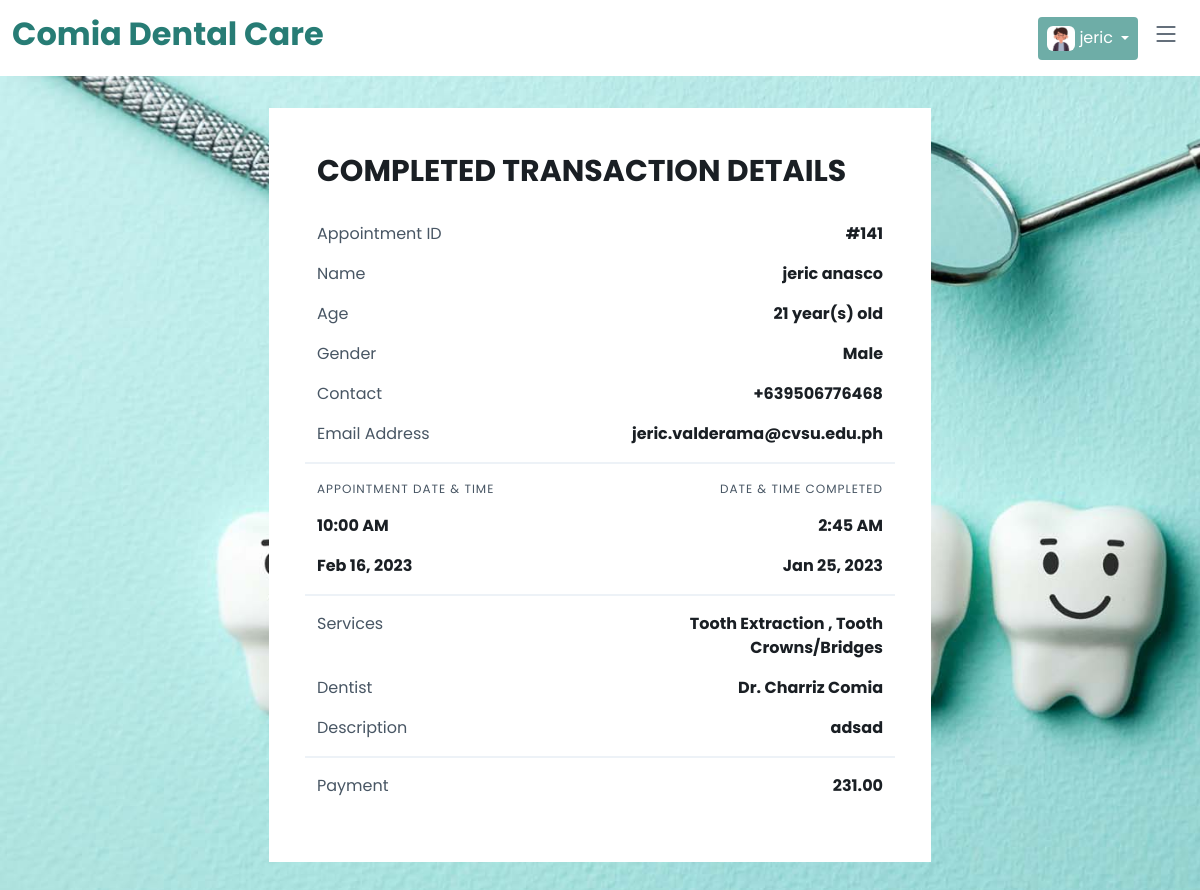
The app's page /my-appointment.php?appointment_id=141 (signed in) with its own data.
### tables this page shows
CREATE TABLE `tbl_user` (
  `user_id` int(11) NOT NULL,
  `firstname` varchar(255) DEFAULT NULL,
  `lastname` varchar(255) DEFAULT NULL,
  `contact` varchar(255) DEFAULT NULL,
  `email` varchar(255) DEFAULT NULL,
  `password` varchar(255) DEFAULT NULL,
  `verified` varchar(255) DEFAULT NULL,
  `vkey` varchar(255) DEFAULT NULL,
  `profile_image` varchar(255) DEFAULT NULL,
  `birthdate` date NOT NULL
);

CREATE TABLE `tbl_appointment` (
  `appointment_id` int(11) NOT NULL,
  `user_id` int(11) NOT NULL,
  `firstname` varchar(255) NOT NULL,
  `lastname` varchar(255) NOT NULL,
  `gender` varchar(255) NOT NULL,
  `age` int(11) NOT NULL,
  `contact` varchar(255) NOT NULL,
  `appointment_date` date NOT NULL,
  `appointment_time` time NOT NULL,
  `service` varchar(255) NOT NULL,
  `dentist` varchar(255) NOT NULL,
  `status` varchar(255) NOT NULL,
  `description` varchar(255) NOT NULL,
  `payment` decimal(10,2) NOT NULL,
  `date_completed` date NOT NULL,
  `time_completed` time NOT NULL,
  `reason` varchar(255) NOT NULL,
  `reason2` varchar(55) NOT NULL,
  `request` text NOT NULL,
  `diagram` text NOT NULL
);

### my-appointment.php (the view, shortened to what this page needs)
<?php
include './database/config.php';
include './components/header.php';
if(!isset($_GET['appointment_id'])) {
    ?>
<script>
location.href = 'appointment-list.php';
</script>
<?php
} else {
    $appointment_id = $_GET['appointment_id'];
        ?>
<?php
}
 ?>
<section class="mt-5 mx-4">
    <?php
    $user_id = $_SESSION['user_id'];
    $get_email = mysqli_query($conn, "SELECT * FROM tbl_user WHERE user_id = $user_id");
    $fetch = mysqli_fetch_array($get_email);
    $get_appointment = mysqli_query($conn, "SELECT * FROM tbl_appointment WHERE appointment_id = $appointment_id AND user_id = $user_id");
    foreach($get_appointment as $row) {
    ?>
    <div class="row d-flex justify-content-center">
        <div class="col-sm-10 col-md-7">
            <div class="bg-white p-5 border-0">
                <h1 class="sm-text-lg all-font-roboto"
                    style="font-weight: 700; line-height: 100%; margin: 0; margin-bottom: 4px; font-size: 30px;">
                    <?php
                    if($row['status'] == 'COMPLETED') {
                        ?>
                        COMPLETED TRANSACTION DETAILS
                        <?php
                    } else {
                        ?>
                        APPOINTMENT DETAILS
                        <?php
                    }
                    ?>
                </h1>
                <div style="line-height: 32px;">&zwnj;</div>
                <div class="row">
                    <div class="col-md-6">
                        <p class="text-secondary">Appointment ID</p>
                    </div>
                    <div class="col-md-6 text-md-end">
                        <p class="fw-bold">#<?= $row['appointment_id'] ?></p>
                    </div>
                </div>
                <div class="row">
                    <div class="col-md-6">
                        <p class="text-secondary">Name</p>
                    </div>
                    <div class="col-md-6 text-md-end">
                        <p class="fw-bold"><?= $row['firstname'] . ' ' . $row['lastname'] ?></p>
                    </div>
                </div>
                <div class="row">
                    <div class="col-md-6">
                        <p class="text-secondary">Age</p>
                    </div>
                    <div class="col-md-6 text-md-end">
                        <p class="fw-bold"><?= $row['age'] . ' year(s) old' ?></p>
                    </div>
                </div>
                <div class="row">
                    <div class="col-md-6">
                        <p class="text-secondary">Gender</p>
                    </div>
                    <div class="col-md-6 text-md-end">
                        <p class="fw-bold"><?= $row['gender'] ?></p>
                    </div>
                </div>
                <div class="row">
                    <div class="col-md-6">
                        <p class="text-secondary">Contact</p>
                    </div>
                    <div class="col-md-6 text-md-end">
                        <p class="fw-bold"><?= '+63'.$row['contact'] ?></p>
                    </div>
                </div>
                <div class="row">
                    <div class="col-md-6">
                        <p class="text-secondary">Email Address</p>
                    </div>
                    <div class="col-md-6 text-md-end">
                        <p class="fw-bold"><?= $fetch['email'] ?></p>
                    </div>
                </div>
                <div class="row mb-3">
                    <div style="background-color: #edf2f7; height: 2px; line-height: 2px;">&zwnj;</div>
                </div>
                <div class="row">
                    <div class="col-md-6">
                        <p style="font-size: 12px; text-transform: uppercase; letter-spacing: 1px;" class="text-secondary">Appointment Date & Time</p>
                        <p class="fw-bold"><?php if($row['appointment_time'] != '00:00:00') { echo date('g:i A', strtotime($row['appointment_time'])); } else { echo 'N/A'; } ?></p>
                        <p class="fw-bold"><?= date('M d, Y', strtotime($row['appointment_date'])) ?></p>
                    </div>
                    <?php
                    if($row['status'] == 'COMPLETED') {
                    ?>
                    <div class="col-md-6 text-md-end">
                        <p style="font-size: 12px; text-transform: uppercase; letter-spacing: 1px;" class="text-secondary">Date & Time Completed</p>
                        <p class="fw-bold"><?php if($row['time_completed'] != '00:00:00') { echo date('g:i A', strtotime($row['time_completed'])); } else { echo 'N/A'; } ?></p>
                        <p class="fw-bold"><?= date('M d, Y', strtotime($row['date_completed'])) ?></p>
                    </div>
                    <?php
                    }
                    ?>
                </div>
                <div class="row mb-3">
                    <div style="background-color: #edf2f7; height: 2px; line-height: 2px;">&zwnj;</div>
                </div>
                <div class="row">
                    <div class="col-md-6">
                        <p class="text-secondary">Services</p>
                    </div>
                    <div class="col-md-6 text-md-end">
                        <p class="fw-bold"><?= $row['service'] ?></p>
                    </div>
                </div>
                <?php
                if($row['status'] == 'COMPLETED') {
                ?>
                <div class="row">
                    <div class="col-md-6">
                        <p class="text-secondary">Dentist</p>
                    </div>
                    <div class="col-md-6 text-md-end">
                        <p class="fw-bold"><?= $row['dentist'] ?></p>
                    </div>
                </div>
                <div class="row">
                    <div class="col-md-6">
                        <p class="text-secondary">Description</p>
                    </div>
                    <div class="col-md-6 text-md-end">
                        <p class="fw-bold"><?= $row['description'] ?></p>
                    </div>
                </div>
                <div class="row mb-3">
                    <div style="background-color: #edf2f7; height: 2px; line-height: 2px;">&zwnj;</div>
                </div>
                <div class="row">
                    <div class="col-md-6">
                        <p class="text-secondary">Payment</p>
                    </div>
                    <div class="col-md-6 text-md-end">
                        <p class="fw-bold"><?= $row['payment'] ?></p>
                    </div>
                </div>
                <?php
                }
                ?>
            </div>
        </div>
    </div>
    <?php
    }
    ?>
</section>
<?php include './components/bottom.php'; ?>

### components/header.php (shortened to what this page needs)
<!DOCTYPE html>
<html lang="en">
<head>
    <link href="assets/vendor/bootstrap/css/bootstrap.min.css" rel="stylesheet">
    <link href="assets/vendor/bootstrap-icons/bootstrap-icons.css" rel="stylesheet">
    <link href="assets/vendor/aos/aos.css" rel="stylesheet">
    <link href="assets/vendor/glightbox/css/glightbox.min.css" rel="stylesheet">
    <link href="assets/vendor/swiper/swiper-bundle.min.css" rel="stylesheet">
    <link href="assets/css/variables.css" rel="stylesheet">
    <link rel="stylesheet" href="https://cdnjs.cloudflare.com/ajax/libs/font-awesome/6.1.1/css/all.min.css">
    <link rel="stylesheet" href="https://cdn.jsdelivr.net/npm/swiper@8/swiper-bundle.min.css" />
    <link href="assets/css/main.css" rel="stylesheet">
    <link rel="stylesheet" type="text/css" href="./assets/slick-1.8.1/slick/slick.css"/>
    <link rel="stylesheet" type="text/css" href="./assets/slick-1.8.1/slick/slick-theme.css"/>
    <link rel="stylesheet" href="https://cdn.datatables.net/1.13.1/css/jquery.dataTables.min.css">
</head>
<body>
    <header id="header" class="header fixed-top bg-white" data-scrollto-offset="0">
        <div class="container-fluid d-flex align-items-center justify-content-between">
            <a href="index.php" class="logo d-flex align-items-center scrollto me-auto me-lg-0">
                <h1 class="d-none d-sm-block" style="font-weight: bold !important; color: #277c75 !important;">Comia
                    Dental Care</h1>
            </a>
            <nav id="navbar" class="navbar ">
                <i class="bi bi-list mobile-nav-toggle d-none"></i>
            </nav>
            <?php
            if(!isset($_SESSION['user_id'])) {
            ?>
            <a class="btn-getstarted scrollto" href="login.php">Login</a>
            <?php
            } else {
                $user_id = $_SESSION['user_id'];
                $get_account = mysqli_query($conn, "SELECT * FROM tbl_user WHERE user_id = $user_id");
                $row = mysqli_fetch_array($get_account);
            ?>
            <div class="dropdown">
                <a class="btn dropdown-toggle btn-getstarted scrollto d-flex align-items-center gap-1 px-2" href="#" role="button" data-bs-toggle="dropdown" aria-expanded="false">
                    <div class="rounded" style="height: 25px; overflow: hidden;">
                    <img class="h-100" src="./assets/img/profile_image/<?= $row['profile_image'] ?>" alt="">
                    </div>
                    <?php echo $_SESSION['fname']; ?>
                </a>
            </div>
            <?php
            }
            ?>
        </div>
    </header>

### assets/css/variables.css (style rules this page uses)
:root { --font-default: 'Poppins', sans-serif; --font-primary: 'Poppins', sans-serif; --font-secondary: 'Poppins', sans-serif; --color-default: #1a1f24; --color-default-rgb: 26, 31, 36; --color-links: #6eada7; --color-links-hover: #2a6861; --color-primary: #6eada7; --color-primary-light: #2a6861; --color-primary-dark: #2a6861; --color-primary-rgb: 14, 162, 189; --color-primary-light-rgb: 30, 195, 224; --color-primary-dark-rgb: 1, 137, 161; --color-secondary: #485664; --color-secondary-light: #8f9fae; --color-secondary-dark: #3a4753; --color-secondary-rgb: 72, 86, 100; --color-secondary-light-rgb: 143, 159, 174; --color-secondary-dark-rgb: 58, 71, 83; --color-blue: #0d6efd; --color-blue-rgb: 13, 110, 253; --color-indigo: #6610f2; --color-indigo-rgb: 102, 16, 242; --color-purple: #6f42c1; --color-purple-rgb: 111, 66, 193; --color-pink: #f3268c; --color-pink-rgb: 243, 38, 140; --color-red: #df1529; --color-red-rgb: 223, 21, 4; --color-orange: #fd7e14; --color-orange-rgb: 253, 126, 20; --color-yellow: #ffc107; --color-yellow-rgb: 255, 193, 7; --color-green: #059652; --color-green-rgb: 5, 150, 82; --color-teal: #20c997; --color-teal-rgb: 32, 201, 151; --color-cyan: #0dcaf0; --color-cyan-rgb: 13, 202, 240; --color-white: #ffffff; --color-white-rgb: 255, 255, 255; --color-gray: #6c757d; --color-gray-rgb: 108, 117, 125; --color-black: #000000; --color-black-rgb: 0, 0, 0; }
:root { --bs-blue: var(--color-blue); --bs-indigo: var(--color-indigo); --bs-purple: var(--color-purple); --bs-pink: var(--color-pink); --bs-red: var(--color-red); --bs-orange: var(--color-orange); --bs-yellow: var(--color-yellow); --bs-green: var(--color-green); --bs-teal: var(--color-teal); --bs-cyan: var(--color-cyan); --bs-white: var(--color-white); --bs-gray: var(--color-gray); --bs-gray-dark: #343a40; --bs-gray-100: #f8f9fa; --bs-gray-200: #e9ecef; --bs-gray-300: #dee2e6; --bs-gray-400: #ced4da; --bs-gray-500: #adb5bd; --bs-gray-600: #6c757d; --bs-gray-700: #495057; --bs-gray-800: #343a40; --bs-gray-900: #212529; --bs-primary: var(--color-blue); --bs-secondary: var(--color-blue); --bs-success: #198754; --bs-info: #0dcaf0; --bs-warning: #ffc107; --bs-danger: #dc3545; --bs-light: #f8f9fa; --bs-dark: #212529; --bs-primary-rgb: var(--color-primary-rgb); --bs-secondary-rgb: var(--color-secondary-rgb); --bs-success-rgb: 25, 135, 84; --bs-info-rgb: 13, 202, 240; --bs-warning-rgb: 255, 193, 7; --bs-danger-rgb: 220, 53, 69; --bs-light-rgb: 248, 249, 250; --bs-dark-rgb: 33, 37, 41; --bs-white-rgb: var(--color-white-rgb); --bs-black-rgb: var(--color-black-rgb); --bs-body-color-rgb: var(--color-default-rgb); --bs-body-bg-rgb: 255, 255, 255; --bs-font-sans-serif: var(--font-default); --bs-font-monospace: SFMono-Regular, Menlo, Monaco, Consolas, "Liberation Mono", "Courier New", monospace; --bs-gradient: linear-gradient(180deg, rgba(255, 255, 255, 0.15), rgba(255, 255, 255, 0)); --bs-body-font-family: var(--font-default); --bs-body-font-size: 1rem; --bs-body-font-weight: 400; --bs-body-line-height: 1.5; --bs-body-color: var(--color-default); --bs-body-bg: #fff; }
.bg-white { background-color: var(--color-white) !important; }

### assets/css/main.css (style rules this page uses)
:root { scroll-behavior: smooth; }
a { color: var(--color-links); text-decoration: none; }
h1, h2, h3, h4, h5, h6 { font-family: 'Poppins', sans-serif; }
section { padding: 60px 0; overflow: hidden; }
.header { padding: 15px 0; transition: all 0.5s; z-index: 997; }
.header .logo h1 { font-size: 32px; font-weight: 300; color: var(--color-secondary); font-family: 'Poppins', sans-serif; }
.header .btn-getstarted, .header .btn-getstarted:focus { font-size: 16px; color: var(--color-white); background: var(--color-primary); padding: 8px 23px; border-radius: 4px; transition: 0.3s; font-family: 'Poppins', sans-serif; }
@media (max-width: 1279px) { .header .btn-getstarted, .header .btn-getstarted:focus { margin-right: 50px; } }
@media (max-width: 1279px) { .navbar { position: fixed; top: 0; left: -100%; width: calc(100% - 70px); bottom: 0; transition: 0.3s; z-index: 9997; } }
@media (max-width: 1279px) { .mobile-nav-toggle { display: block !important; color: var(--color-secondary); font-size: 28px; cursor: pointer; line-height: 0; transition: 0.5s; position: fixed; top: 20px; z-index: 9999; right: 20px; } }

### my-appointment.php (style rules this page uses)
body { background-image: url('assets/img/dental.jpg'); background-attachment: fixed; background-size: cover; }

### records on screen
tbl_user: profile_image (placeholder picture)
tbl_appointment: status "COMPLETED TRANSACTION DETAILS", appointment_id "141", firstname "jeric", lastname "anasco", age "21", gender "Male", contact "9506776468", user.email "jeric.valderama@cvsu.edu.ph", appointment_time "10:00 AM", appointment_date "Feb 16, 2023", time_completed "2:45 AM", date_completed "Jan 25, 2023", service "Tooth Extraction , Tooth Crowns/Bridges", dentist "Dr. Charriz Comia", description "adsad", payment "231.00"

### other values on screen
$_SESSION['fname'] "jeric"
